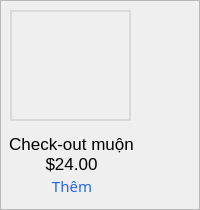
         <widget class="QFrame" name="frame_33">
          <property name="sizePolicy">
           <sizepolicy hsizetype="Preferred" vsizetype="Preferred">
            <horstretch>0</horstretch>
            <verstretch>0</verstretch>
           </sizepolicy>
          </property>
          <property name="minimumSize">
           <size>
            <width>0</width>
            <height>50</height>
           </size>
          </property>
          <property name="styleSheet">
           <string notr="true">#frame_33 {
	background-color: transparent;
	border:1px;
}</string>
          </property>
          <property name="frameShape">
           <enum>QFrame::StyledPanel</enum>
          </property>
          <property name="frameShadow">
           <enum>QFrame::Raised</enum>
          </property>
          <widget class="QLineEdit" name="lineEdit_52">
           <property name="geometry">
            <rect>
             <x>0</x>
             <y>20</y>
             <width>191</width>
             <height>31</height>
            </rect>
           </property>
           <property name="styleSheet">
            <string notr="true">QLineEdit {
	font-family: &quot;Montserrat&quot;;
	font-size:20px;
	font-weight:none;
	background-color:transparent;
	border:1px;
}</string>
           </property>
           <property name="text">
            <string/>
           </property>
           <property name="alignment">
            <set>Qt::AlignCenter</set>
           </property>
          </widget>
          <widget class="QLabel" name="label_32">
           <property name="geometry">
            <rect>
             <x>0</x>
             <y>150</y>
             <width>141</width>
             <height>31</height>
            </rect>
           </property>
           <property name="styleSheet">
            <string notr="true">QLabel {
	font-family: &quot;Montserrat&quot;;
	font-size: 13pt;
	font-weight:400;
	background-color:transparent;
	border:1px;
	padding-left: 2px;
	padding-bottom:3px;
}</string>
           </property>
           <property name="text">
            <string>$24.00</string>
           </property>
           <property name="alignment">
            <set>Qt::AlignCenter</set>
           </property>
          </widget>
          <widget class="QLabel" name="label_31">
           <property name="geometry">
            <rect>
             <x>10</x>
             <y>10</y>
             <width>121</width>
             <height>111</height>
            </rect>
           </property>
           <property name="styleSheet">
            <string notr="true">QLabel {
	border: 2px solid #DADADA;
}</string>
           </property>
           <property name="text">
            <string/>
           </property>
           <property name="pixmap">
            <pixmap>checkoutmuon.png</pixmap>
           </property>
           <property name="scaledContents">
            <bool>true</bool>
           </property>
          </widget>
          <widget class="QPushButton" name="pushButton_15">
           <property name="geometry">
            <rect>
             <x>40</x>
             <y>170</y>
             <width>61</width>
             <height>31</height>
            </rect>
           </property>
           <property name="font">
            <font>
             <family>Montserrat</family>
             <pointsize>11</pointsize>
             <weight>50</weight>
             <bold>false</bold>
            </font>
           </property>
           <property name="cursor">
            <cursorShape>PointingHandCursor</cursorShape>
           </property>
           <property name="styleSheet">
            <string notr="true">QPushButton {
	font-family: &quot;Montserrat&quot;;
	font-size:11pt;
	color: #2563EB;
	font-weight:400;
	background-color:transparent;
	border:1px;
	border-radius:5px;
	padding-left:3px;
}
QPushButton:hover {
	text-decoration: underline;
}</string>
           </property>
           <property name="text">
            <string>Thêm</string>
           </property>
          </widget>
          <widget class="QLabel" name="label_30">
           <property name="geometry">
            <rect>
             <x>0</x>
             <y>130</y>
             <width>141</width>
             <height>31</height>
            </rect>
           </property>
           <property name="styleSheet">
            <string notr="true">QLabel {
	font-family: &quot;Montserrat&quot;;
	font-size: 13pt;
	font-weight:400;
	background-color:transparent;
	border:1px;
	padding-left: 2px;
	padding-bottom:3px;
}</string>
           </property>
           <property name="text">
            <string>Check-out muộn</string>
           </property>
           <property name="alignment">
            <set>Qt::AlignCenter</set>
           </property>
          </widget>
         </widget>
